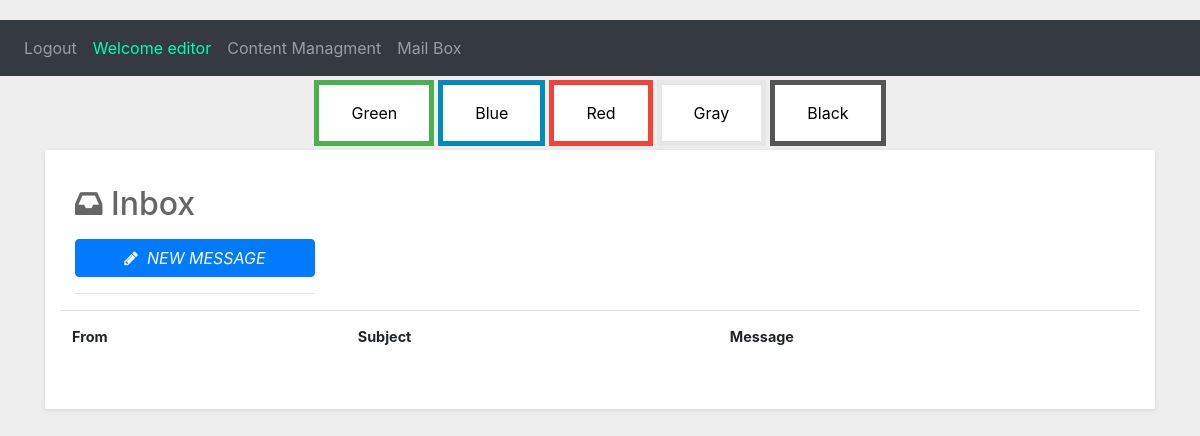
Before: /mailBox (signed in) with the older database file.
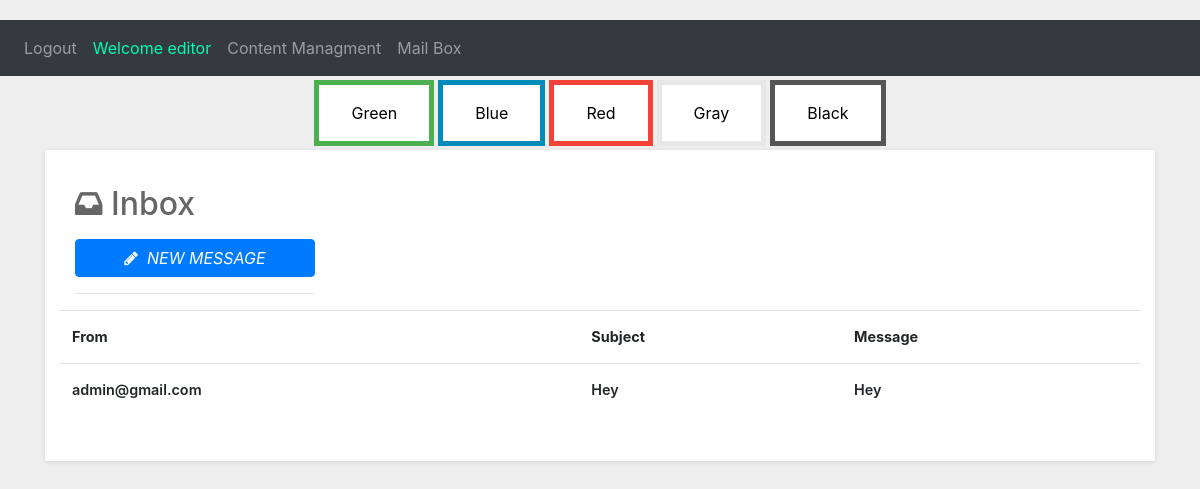
After: the same page with the newer database file.
### website/models.py (models this page shows)
class User(db.Model, UserMixin):
    id = db.Column(db.Integer, primary_key=True)
    email = db.Column(db.String(150), unique=True)
    password = db.Column(db.String(150))
    first_name = db.Column(db.String(150))
    auth = db.Column(db.String(50))
    score = db.Column(db.Integer)

class MailBox(db.Model):
    id = db.Column(db.Integer, primary_key=True)
    From = db.Column(db.String(150))
    to = db.Column(db.String(150))
    message = db.Column(db.String(1000))
    subject = db.Column(db.String(150))

### website/views.py (the view, shortened to what this page needs)
@views.route('/mailBox',methods=['GET', 'POST'])
def mailBox():
    mail = MailBox.query.filter_by(to = str(current_user.email))
    return render_template("mailBox.html", user=current_user, mails=mail)

### website/__init__.py (called while the page is built)
def create_app():
    app = Flask(__name__)
    app.config['SECRET_KEY'] = 'hjshjhdjah kjshkjdhjs'
    app.config['SQLALCHEMY_DATABASE_URI'] = f'sqlite:///{DB_NAME}'
    db.init_app(app)
    from .views import views
    from .auth import auth
    app.register_blueprint(auth, url_prefix='/')
    app.register_blueprint(views, url_prefix='/')
    from .models import User
    create_database(app)
    login_manager = LoginManager()
    login_manager.login_view = 'auth.login'
    login_manager.init_app(app)
    @login_manager.user_loader
    def load_user(id):
        return User.query.get(int(id))
    return app

### website/templates/mailBox.html (shortened to what this page needs)
{% extends "base.html" %} {% block title %}adminPage{% endblock %} {% block content
%}
<!DOCTYPE html>
<html lang="en">
<head>
    <link href="https://maxcdn.bootstrapcdn.com/font-awesome/4.3.0/css/font-awesome.min.css" rel="stylesheet">
    <link rel="stylesheet" href="https://stackpath.bootstrapcdn.com/bootstrap/4.5.0/css/bootstrap.min.css">
    <link rel="stylesheet" href="https://maxcdn.bootstrapcdn.com/font-awesome/4.7.0/css/font-awesome.min.css">
</head>
<body>
    <div class="container">
        <div class="row">
            <div class="col-md-12">
                <div class="grid email">
                    <div class="grid-body">
                        <div class="row">
                            <div class="col-md-3">
                                <h2 class="grid-title"><i class="fa fa-inbox"></i> Inbox</h2>
                                <a class="btn btn-block btn-primary" data-toggle="modal" data-target="#compose-modal"><i
                                        class="fa fa-pencil" style="color:white;"></i>&nbsp;&nbsp;<i
                                        style="color: white;">NEW MESSAGE</i></a>
                                <hr>
                            </div>
                            <div class="table-responsive">
                                <table class="table">
                                    <tbody>
                                        <tr>
                                            <th>
                                                From
                                            </th>
                                            <th>
                                                Subject
                                            </th>
                                            <th>
                                                Message
                                            </th>
                                        </tr>
                                        {%for mail in mails%}
                                        <tr>
                                            <td class="name">
                                                {{mail.From}}
                                            </td>
                                            <td class="subject">
                                                {{mail.subject}}
                                            </td>
                                            <td class="message">
                                                {{mail.message}}
                                            </td>
                                        </tr>
                                        {%endfor%}
                                    </tbody>
                                </table>
                            </div>
                        </div>
                    </div>
                </div>
            </div>
        </div>
    </div>
    </div>
</body>
</html>
{% endblock %}

### website/templates/base.html (shortened to what this page needs)
<!DOCTYPE html>
<html>
  <head>
    <link
      rel="stylesheet"
      href="https://stackpath.bootstrapcdn.com/bootstrap/4.4.1/css/bootstrap.min.css"
    />
    <link
      rel="stylesheet"
      href="https://stackpath.bootstrapcdn.com/font-awesome/4.7.0/css/font-awesome.min.css"
    />
  </head>
  <body>
    <nav class="navbar navbar-expand-lg navbar-dark bg-dark">
      <div class="collapse navbar-collapse" id="navbar">
        <div class="navbar-nav">
          {% if user.is_authenticated %}
          <a class="nav-item nav-link" onmouseover="logOutSound()" id="logout" href="/logout">Logout</a>
          <a class="nav-item nav-link" style="color: rgb(0, 255, 179);">Welcome {{user.first_name}}</a>
            {% if user.auth=="editor" %}
            <a class="nav-item nav-link" id="managment" href="/contentManagement">Content Managment</a>
            <a class="nav-item nav-link" id="managment" href="/mailBoxEditor">Mail Box</a>
            {% endif %}
          {% else %}
          <a class="nav-item nav-link" id="login" href="/">Login</a>
          <a class="nav-item nav-link" id="signUp" href="/sign-up">Sign Up</a>
          {% endif %}
        </div>
      </div>
    </nav>
    <div class="d-flex justify-content-center">
      <button class="button button1" onclick="BackGreen()">Green</button>
      <button class="button button2" onclick="BackBlue()">Blue</button>
      <button class="button button3" onclick="BackRed()">Red</button>
      <button class="button button4" onclick="BackGray()">Gray</button>
      <button class="button button5" onclick="BackBlack()">Black</button>
    </div>
    <div class="container-fluid">{% block content %} {% endblock %}</div>
  </body>
</html>

### website/templates/base.html (style rules this page uses)
.button { background-color: #4CAF50; border: none; color: white; padding: 16px 32px; text-align: center; text-decoration: none; display: inline-block; font-size: 16px; margin: 4px 2px; transition-duration: 0.4s; cursor: pointer; }
.button1 { background-color: white; color: black; border: 5px solid #4CAF50; }
.button2 { background-color: white; color: black; border: 5px solid #008CBA; }
.button3 { background-color: white; color: black; border: 5px solid #f44336; }
.button4 { background-color: white; color: black; border: 5px solid #e7e7e7; }
.button5 { background-color: white; color: black; border: 5px solid #555555; }

### website/templates/mailBox.html (style rules this page uses)
body { margin-top: 20px; background: #eee; }
.email { padding: 20px 10px 15px 10px; font-size: 1em; }
.email h2 { margin-top: 0; padding-bottom: 8px; }
.email table { font-weight: 600; }
.grid { position: relative; width: 100%; background: #fff; color: #666666; border-radius: 2px; margin-bottom: 25px; box-shadow: 0px 1px 4px rgba(0, 0, 0, 0.1); }
.grid .grid-body { padding: 15px 20px 15px 20px; font-size: 0.9em; line-height: 1.9em; }

Changed rows visible on the page:
added MailBox: From "admin@gmail.com", subject "Hey", message "Hey"
